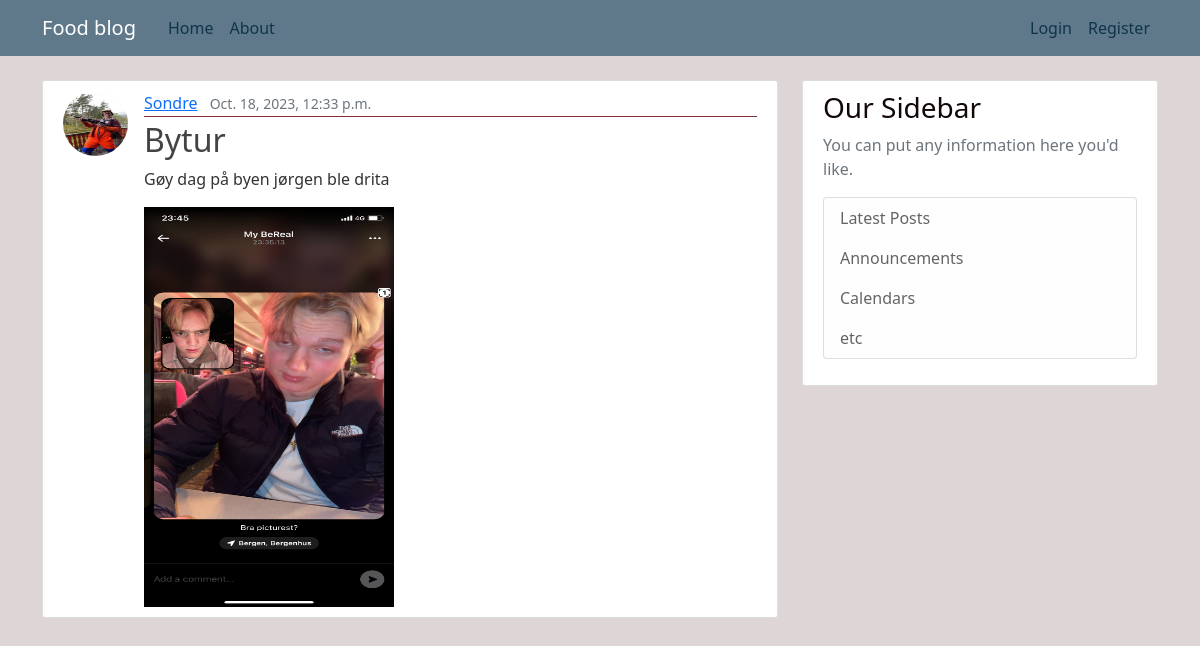
Screenshot of /post/15/ with the database file from the repository.
### blog/models.py (models this page shows, shortened)
class Post(models.Model):
    title=models.CharField(max_length=100)
    content=models.TextField()
    picture=models.ImageField(upload_to='post_pics',blank=True)
    created_at=models.DateTimeField(default=timezone.now)
    author=models.ForeignKey(User,on_delete=models.CASCADE)

### users/models.py (models this page shows, shortened)
class Profile(models.Model):
    user=models.OneToOneField(User,on_delete=models.CASCADE)
    image=models.ImageField(default='default.jpg',upload_to='profile_pics')

### blog/views.py (the view)
# urls.py: path('post/<int:pk>/',PostDetailView.as_view(),name='post-detail'),
class PostDetailView(DetailView):
    model=Post

### blog/templates/blog/post_detail.html (shortened to what this page needs)
{%extends "blog/base.html"%}
{%block content%}
    <article class="media content-section">
        <img class="rounded-circle article-img " src="{{ object.author.profile.image.url }}">
        <div class="media-body">
        <div class="article-metadata">
            <a class="mr-2" href="{% url 'user-posts' post.author.username %}">{{ post.author }}</a>
            <small class="text-muted">{{ object.created_at }}</small>
        </div>
        <h2 class="article-title"> {{object.title}}</h2>
        <p class="article-content">{{ object.content }}</p>
        {%if post.picture %}
            <img height="400" width="250" src="{{ post.picture.url }}">
        {%endif%}
        </div>
    </article>
{%endblock content%}

### blog/static/blog/main.css (style rules this page uses)
body { background: #ded6d6; color: #333333; margin-top: 5rem; }
h1, h2, h3, h4, h5, h6 { color: #120808; }
.content-section { background: #ffffff; padding: 10px 20px; border: 1px solid #dddddd; border-radius: 3px; margin-bottom: 20px; }
.article-title { color: #444444; }
.article-content { white-space: pre-line; }
.article-img { height: 65px; width: 65px; margin-right: 16px; }
.article-metadata { padding-bottom: 1px; margin-bottom: 4px; border-bottom: 1px solid #7c3030 }

### rows the page displays
Post: author.profile.image (picture), author "Sondre", created_at "Oct. 18, 2023, 12:33 p.m.", title "Bytur", content "Gøy dag på byen jørgen ble drita", picture (picture)
